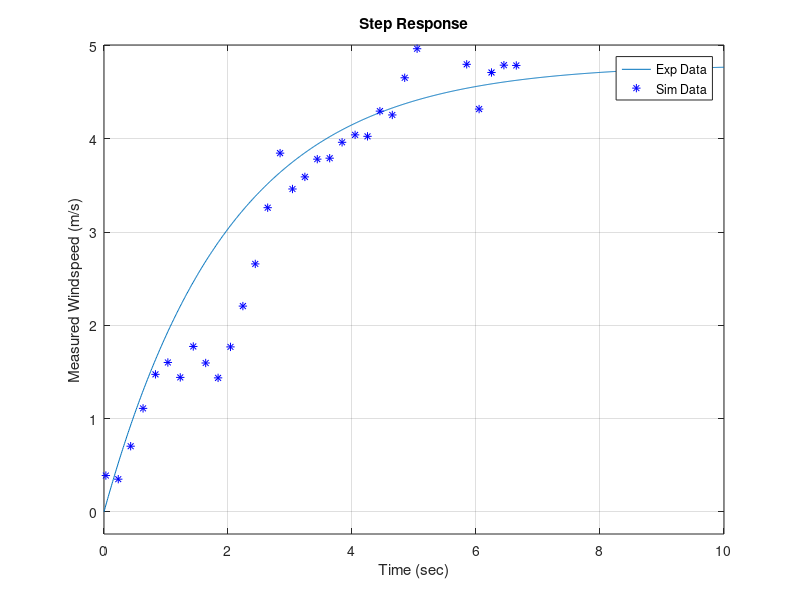

Recreate this plot in MATLAB.
###Integrate an ordinary differential equation
#in MATLAB that's using the function ode45.
#in Python we're going to use the Scipy toolbox and odeint

close all
clc

###Experimental Data
ydata = [0,
0,
0,
0,
0,
0,
0,
0,
0,
0,
0,
0,
0,
0,
0,
0.3885754595,
0.3497179135,
0.7033215817,
1.1088911257,
1.4739037154,
1.6012800529,
1.4411520476,
1.7729385451,
1.5956446906,
1.4360802215,
1.7683739016,
2.2059123846,
2.6583303993,
3.2613186426,
3.8464063817,
3.4617657436,
3.5914908715,
3.7818610033,
3.7922503625,
3.9625445452,
4.042191793,
4.0265480732,
4.296902519,
4.2557877265,
4.6544522915,
4.9661178251,
5.2937493801,
5.3138936611,
5.332023514,
4.7988211626,
4.3189390464,
4.7112884793,
4.7896788504,
4.7866126676,
5.1767726841];


xdata = [2,
2.22,
2.42,
2.62,
2.82,
3.02,
3.22,
3.43,
3.63,
3.83,
4.03,
4.23,
4.43,
4.63,
4.83,
5.03,
5.23,
5.43,
5.63,
5.83,
6.03,
6.23,
6.44,
6.64,
6.84,
7.04,
7.24,
7.44,
7.64,
7.84,
8.04,
8.24,
8.44,
8.64,
8.84,
9.05,
9.25,
9.45,
9.65,
9.85,
10.05,
10.25,
10.45,
10.65,
10.85,
11.05,
11.25,
11.45,
11.65,
11.86];




###Zeros poles and gains
# X = k / (s + c)
c = 0.5;
k = 0.02;
N = [120*k];
D = [1,c];
sys = tf(N,D)
disp(sys)
tout = linspace(0,10,1000);
step(sys,tout)
hold on
plot(xdata-5,ydata,'b*')
xlabel('Time (sec)')
ylabel('Measured Windspeed (m/s)')
legend('Exp Data','Sim Data')
grid on
